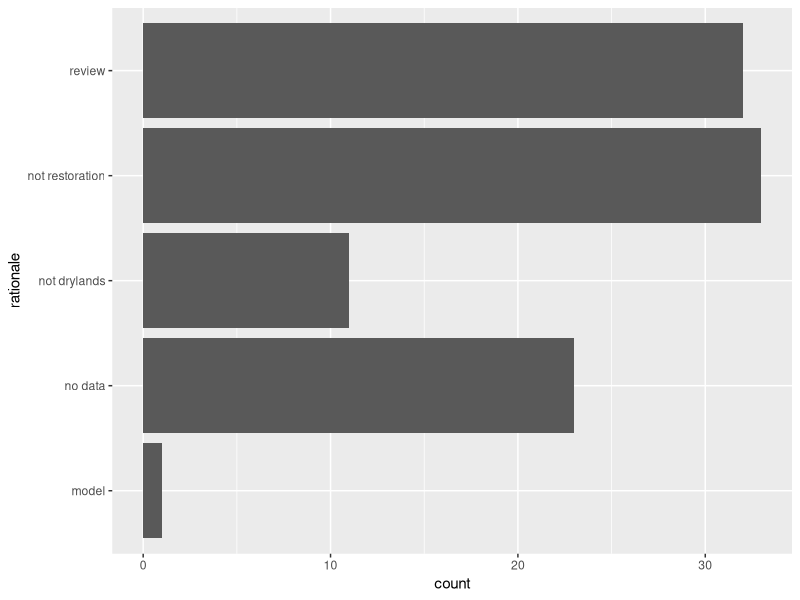

Here is the R script that generated this plot:
## ---- chunk 1
library(tidyverse)
studies <- read_csv("data/studies.csv")
studies
exclusions <- studies %>%
  filter(exclude == "yes")
## ---- chunk 2
ggplot(exclusions, aes(rationale)) +
  geom_bar() +
  coord_flip()

